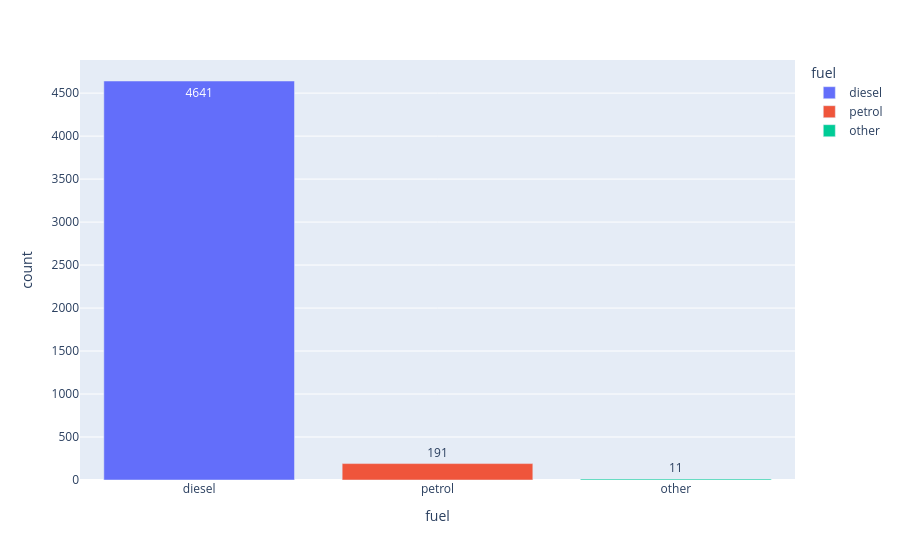

The notebook cell saved with this chart:
### Code cell
fig = px.bar(
    data_fuel_count,
    x="fuel",
    y="count", 
    color="fuel",
    text="count"
)

fig.show()

### Figure 1 — Plotly figure (JSON) as saved in the notebook; plotly's stock layout.template omitted (floating-point values rounded to 4 significant figures)
{"data": [{"hovertemplate": "fuel=%{x}<br>count=%{text}<extra></extra>", "legendgroup": "diesel", "marker": {"color": "#636efa", "pattern": {"shape": ""}}, "name": "diesel", "orientation": "v", "showlegend": true, "text": [4641.0], "textposition": "auto", "type": "bar", "x": ["diesel"], "xaxis": "x", "y": [4641], "yaxis": "y"}, {"hovertemplate": "fuel=%{x}<br>count=%{text}<extra></extra>", "legendgroup": "petrol", "marker": {"color": "#EF553B", "pattern": {"shape": ""}}, "name": "petrol", "orientation": "v", "showlegend": true, "text": [191.0], "textposition": "auto", "type": "bar", "x": ["petrol"], "xaxis": "x", "y": [191], "yaxis": "y"}, {"hovertemplate": "fuel=%{x}<br>count=%{text}<extra></extra>", "legendgroup": "other", "marker": {"color": "#00cc96", "pattern": {"shape": ""}}, "name": "other", "orientation": "v", "showlegend": true, "text": [11.0], "textposition": "auto", "type": "bar", "x": ["other"], "xaxis": "x", "y": [11], "yaxis": "y"}], "layout": {"barmode": "relative", "legend": {"title": {"text": "fuel"}, "tracegroupgap": 0}, "margin": {"t": 60}, "xaxis": {"anchor": "y", "categoryarray": ["diesel", "petrol", "other"], "categoryorder": "array", "domain": [0, 1], "title": {"text": "fuel"}}, "yaxis": {"anchor": "x", "domain": [0, 1], "title": {"text": "count"}}}}
